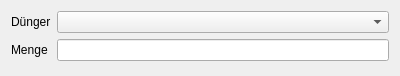
<?xml version="1.0" encoding="UTF-8"?>
<ui version="4.0">
 <class>Form</class>
 <widget class="QWidget" name="Form">
  <property name="geometry">
   <rect>
    <x>0</x>
    <y>0</y>
    <width>400</width>
    <height>76</height>
   </rect>
  </property>
  <property name="windowTitle">
   <string>Form</string>
  </property>
  <layout class="QVBoxLayout" name="verticalLayout">
   <item>
    <layout class="QFormLayout" name="formLayout">
     <item row="0" column="0">
      <widget class="QLabel" name="label">
       <property name="text">
        <string>Dünger</string>
       </property>
      </widget>
     </item>
     <item row="1" column="0">
      <widget class="QLabel" name="label_2">
       <property name="text">
        <string>Menge</string>
       </property>
      </widget>
     </item>
     <item row="0" column="1">
      <widget class="QComboBox" name="cb_chemical_id"/>
     </item>
     <item row="1" column="1">
      <widget class="QLineEdit" name="db_amount"/>
     </item>
    </layout>
   </item>
  </layout>
 </widget>
 <resources/>
 <connections/>
</ui>
